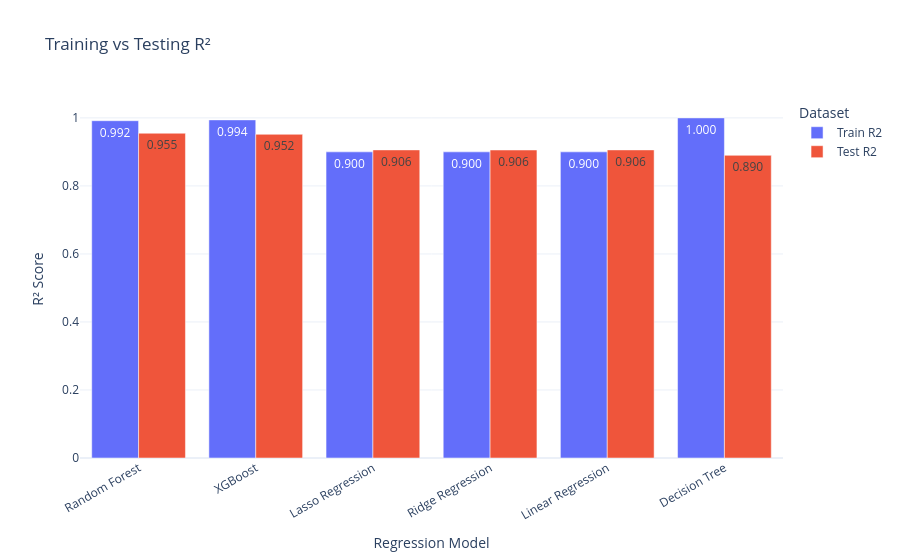

Notebook source saved alongside this figure:
### Code cell
# ============================================================
# Training vs Testing R²
# ============================================================

train_test_r2_data = model_comparison[
    [
        "Model",
        "Train R2",
        "Test R2"
    ]
].melt(
    id_vars="Model",
    var_name="Dataset",
    value_name="R2"
)

fig = px.bar(
    train_test_r2_data,
    x="Model",
    y="R2",
    color="Dataset",
    barmode="group",
    text_auto=".3f",
    title="Training vs Testing R²",
    template="plotly_white"
)

fig.update_layout(
    xaxis_title="Regression Model",
    yaxis_title="R² Score",
    xaxis_tickangle=-30
)

fig.show()

### Figure 1 — Plotly figure (JSON) as saved in the notebook; plotly's stock layout.template omitted (floating-point values rounded to 4 significant figures)
{"data": [{"alignmentgroup": "True", "hovertemplate": "Dataset=Train R2<br>Model=%{x}<br>R2=%{y}<extra></extra>", "legendgroup": "Train R2", "marker": {"color": "#636efa", "pattern": {"shape": ""}}, "name": "Train R2", "offsetgroup": "Train R2", "orientation": "v", "showlegend": true, "textposition": "auto", "texttemplate": "%{y:.3f}", "type": "bar", "x": ["Random Forest", "XGBoost", "Lasso Regression", "Ridge Regression", "Linear Regression", "Decision Tree"], "xaxis": "x", "y": [0.9917, 0.9942, 0.9001, 0.9001, 0.9001, 1.0], "yaxis": "y"}, {"alignmentgroup": "True", "hovertemplate": "Dataset=Test R2<br>Model=%{x}<br>R2=%{y}<extra></extra>", "legendgroup": "Test R2", "marker": {"color": "#EF553B", "pattern": {"shape": ""}}, "name": "Test R2", "offsetgroup": "Test R2", "orientation": "v", "showlegend": true, "textposition": "auto", "texttemplate": "%{y:.3f}", "type": "bar", "x": ["Random Forest", "XGBoost", "Lasso Regression", "Ridge Regression", "Linear Regression", "Decision Tree"], "xaxis": "x", "y": [0.9549, 0.9517, 0.9059, 0.9057, 0.9059, 0.8899], "yaxis": "y"}], "layout": {"barmode": "group", "legend": {"title": {"text": "Dataset"}, "tracegroupgap": 0}, "title": {"text": "Training vs Testing R²"}, "xaxis": {"anchor": "y", "domain": [0, 1], "tickangle": -30, "title": {"text": "Regression Model"}}, "yaxis": {"anchor": "x", "domain": [0, 1], "title": {"text": "R² Score"}}}}
